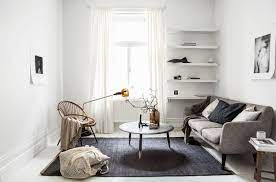
#> input picture Photos/mini2.jpg, 276 x 182 px
$ python contour.py
#> lines starting #> are read from the running program, lines starting #| are printed output that depends on the picture; after the words box and inside, x2 and y2 are one past the last pixel; in counts of white or black regions, pixels touching at a corner belong together
import cv2 as cv
import numpy as np

img = cv.imread('Photos/mini2.jpg')
#> img is the input picture: shape (182, 276, 3); mean B, G, R 182.8, 185, 187.9
# cv.imshow('Minimalism', img)

gray = cv.cvtColor(img, cv.COLOR_BGR2GRAY)

blank = np.zeros(img.shape, dtype='uint8')

# blur = cv.GaussianBlur(gray, (5, 5), cv.BORDER_DEFAULT)

# canny = cv.Canny(blur, 125, 175)
# cv.imshow('Canny', canny)

ret, thresh = cv.threshold(gray, 125, 255, cv.THRESH_BINARY)
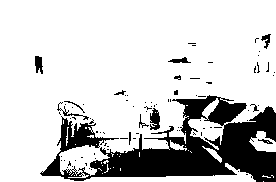
#> thresh: shape (182, 276); 80.1% white; 87 black regions (74 under 20 px)
# cv.imshow('Threshold', thresh)

contours, hierachies = cv.findContours(
    thresh, cv.RETR_LIST, cv.CHAIN_APPROX_NONE)
#> contours = 183 contours, 161 with area under 20; largest, box (x1, y1, x2, y2) and area: (0, 0, 276, 182) 39446, (249, 131, 276, 152) 327, (149, 107, 161, 131) 200, (34, 55, 44, 75) 132, (167, 56, 192, 64) 99

print(f'{len(contours)} contour(s) found!')
#| 183 contour(s) found!

cv.drawContours(blank, contours, -1, (0, 0, 255), 2)
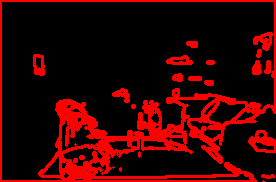
#> blank: shape (182, 276, 3); mean of channels 0, 1, 2 0, 0, 52.4; drawn as B, G, R
cv.imshow('Contours draw', blank)

cv.waitKey(0)

$ run again, with Photos/minimalism.jpg copied over Photos/mini2.jpg
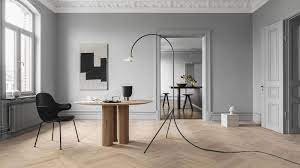
#> input picture Photos/minimalism.jpg, 300 x 168 px
#> img is the input picture: shape (168, 300, 3); mean B, G, R 143.5, 148.8, 154.7
#> `ret, thresh = cv.threshold(gray, 125, 255, cv.THRESH_BINARY)`:
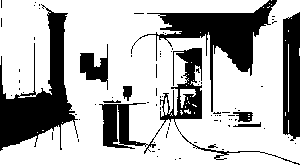
#> thresh: shape (168, 300); 72% white; 83 black regions (73 under 20 px)
#> contours = 181 contours, 161 with area under 20; largest, box (x1, y1, x2, y2) and area: (0, 0, 300, 168) 39288, (159, 47, 203, 124) 1782, (98, 102, 147, 150) 1292, (79, 43, 109, 91) 699, (191, 143, 261, 156) 181
#| 181 contour(s) found!
#> `cv.drawContours(blank, contours, -1, (0, 0, 255), 2)`:
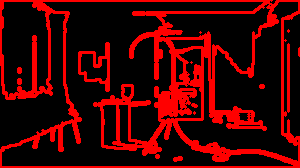
#> blank: shape (168, 300, 3); mean of channels 0, 1, 2 0, 0, 66.3; drawn as B, G, R
